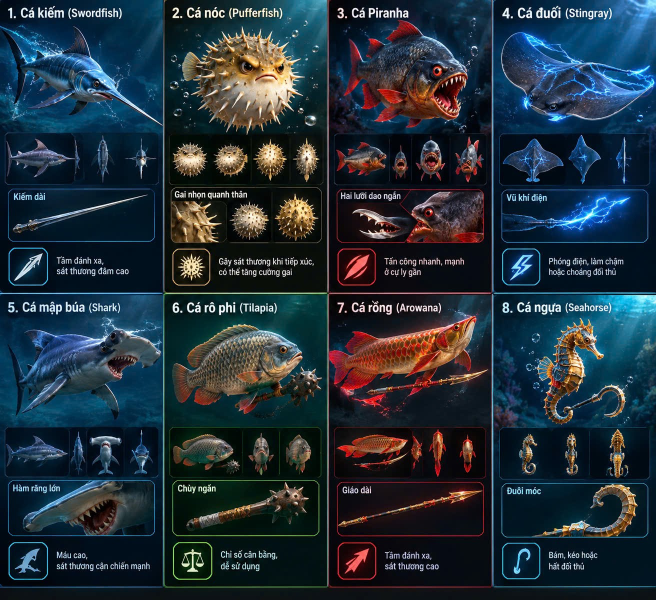
#> input picture assets/concept-characters.jpg, 1312 x 1199 px (shown at 1/2 size)
$ python -i extract_characters.py   (imports and definitions only)
#> lines starting #> are read from the running program, lines starting #| are printed output that depends on the picture; after the words box and inside, x2 and y2 are one past the last pixel; in counts of white or black regions, pixels touching at a corner belong together
#> further down, picture is the input picture: PIL image 1312x1199 RGB; mean R, G, B 34.4, 48.5, 58.6
"""
Cắt nhân vật & vũ khí từ ảnh concept (bảng 8 loài cá) và tách nền bằng rembg.

Dùng:  python tools/extract_characters.py <đường-dẫn-ảnh-concept>
Kết quả: public/art/fish/<loài>.png   (giữ nguyên vũ khí cầm tay — dùng cho thẻ/cut-in)
         public/art/fish/<loài>_battle.png (đã xóa vũ khí cầm tay — dùng trong trận, vũ khí xoay riêng)
         public/art/weapons/<loại>.png (đã xoay nằm ngang, mũi hướng sang phải)
Cần: pip install "rembg[cpu]" pillow numpy
"""
import os
import sys

import numpy as np
from PIL import Image, ImageDraw, ImageFilter

# [2 lines not run here, left out]
from rembg import new_session, remove  # noqa: E402

ROOT = os.path.join(os.path.dirname(__file__), '..')
OUT_FISH = os.path.join(ROOT, 'public', 'art', 'fish')
OUT_WEAPON = os.path.join(ROOT, 'public', 'art', 'weapons')

# vùng ảnh lớn của từng loài trên bảng concept 1312×1199
FISH = {
    'swordfish': (0, 42, 328, 262),
    'pufferfish': (330, 40, 655, 268),
    'piranha': (658, 40, 985, 268),
    'stingray': (988, 40, 1312, 262),
    'shark': (0, 628, 328, 860),
    'tilapia': (330, 640, 655, 862),
    'arowana': (658, 640, 985, 855),
    'seahorse': (988, 640, 1312, 875),
}

# vùng đuôi/vây tối màu mà rembg hay bỏ sót (tọa độ trên bảng concept) → khôi phục bằng GrabCut
TAILS = {
    # ('grab', hình chữ nhật): GrabCut tự tách; ('poly', đa giác): đường viền vẽ tay theo ảnh gốc
    'swordfish': [('poly', [(3, 57), (14, 62), (26, 74), (36, 90), (42, 104), (50, 116), (58, 124), (60, 150), (50, 158),
                            (46, 180), (40, 200), (30, 210), (33, 195), (36, 175), (37, 150), (35, 130), (28, 110), (20, 92), (12, 76)])],
    'pufferfish': [('grab', (358, 96, 412, 170))],
    'piranha': [
        ('poly', [(699, 78), (704, 82), (712, 92), (718, 104), (724, 118), (730, 126), (734, 140), (730, 158), (726, 162),
                  (720, 170), (710, 182), (700, 192), (688, 191), (692, 180), (700, 165), (708, 150), (712, 135), (708, 118),
                  (702, 100), (698, 88)]),
        ('poly', [(724, 166), (735, 165), (746, 178), (752, 195), (748, 210), (740, 213), (724, 215), (726, 200), (722, 185)]),
        ('poly', [(754, 178), (790, 180), (790, 206), (770, 205), (760, 195)]),
    ],
    # đuôi roi của cá đuối không có trong ảnh → vẽ thêm (nằm dưới thân): gốc, điểm uốn, ngọn, độ dày gốc
    'stingray': [('paint', ((1158, 142), (1222, 116), (1292, 58), 8))],
    'shark': [('poly', [(16, 688), (22, 692), (30, 705), (38, 722), (44, 738), (52, 750), (56, 762), (50, 772), (42, 790),
                        (38, 810), (34, 830), (31, 833), (30, 825), (32, 800), (34, 780), (36, 765), (32, 745), (26, 725), (20, 705)])],
}

# vùng vũ khí cầm tay cần xóa ở bản dùng trong trận (tọa độ trong ảnh đã cắt, đa giác)
ERASE = {
    'tilapia': [[(150, 150), (325, 95), (325, 222), (150, 222)]],
    'arowana': [[(60, 185), (327, 105), (327, 140), (85, 215), (60, 215)]],
    'seahorse': [
        [(159, 171), (204, 145), (212, 160), (165, 188)],  # cán móc
        [(200, 120), (280, 120), (280, 205), (200, 205)],  # lưỡi móc cong
        [(64, 122), (92, 122), (92, 152), (64, 152)],  # bọt nước dính vây lưng
        [(48, 86), (82, 86), (82, 122), (48, 122)],
        [(152, 176), (163, 168), (168, 186), (156, 193)],  # đầu cán móc chạm đuôi
    ],
}

# ô vũ khí: (vùng cắt, các hình chữ nhật cần bỏ — chữ tiêu đề/viền ô, cách tách)
WEAPONS = {
    'sword': ((20, 396, 310, 480), [(0, 0, 95, 22)], 'color'),
    'blades': ((686, 402, 828, 480), [], 'color'),
    'electric': ((4, 0, 0, 0), [], 'color'),  # thay bên dưới
    'jaws': ((20, 987, 312, 1068), [], 'ai-solid'),
    'mace': ((347, 990, 643, 1066), [(0, 0, 90, 14)], 'color-dark'),
    'spear': ((678, 989, 963, 1058), [(0, 0, 76, 14)], 'color'),
    'hook': ((1063, 975, 1291, 1071), [], 'color-keep'),  # giữ hướng gốc (cán nằm ngang, móc cong lên)
}
WEAPONS['electric'] = ((1004, 402, 1298, 480), [(0, 0, 100, 18)], 'color')


# [31 lines left out: functions seg_by_color, trim, not called in this run]


def clean_alpha(img, cut=70, keep=0.04, solid=True):
    """Bỏ vùng bán trong suốt (bóng mờ, vệt sáng), bỏ đốm lẻ (bọt nước) — chỉ giữ các khối lớn."""
#> called with cut = 70, keep = 0.04, solid = True
    from scipy import ndimage

    a = np.array(img.split()[-1]).astype(np.float32)
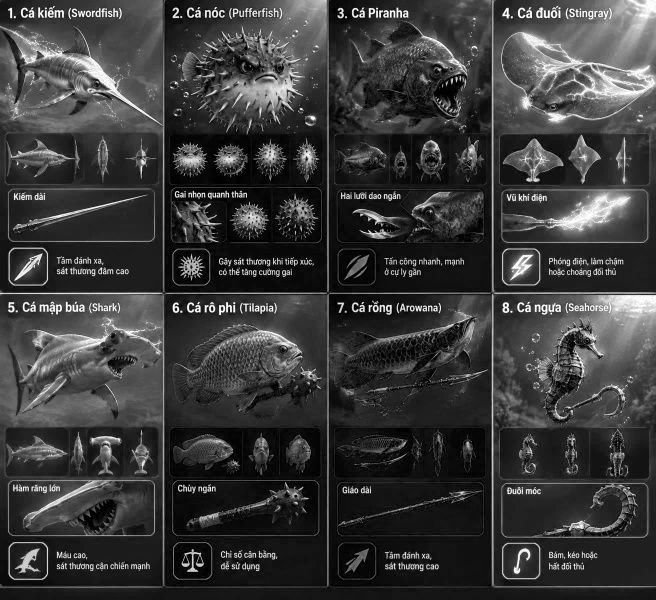
#> a: shape (1199, 1312) float32 (shown at 1/2 size); min 0, max 255, mean 58.6
    a[a < cut] = 0
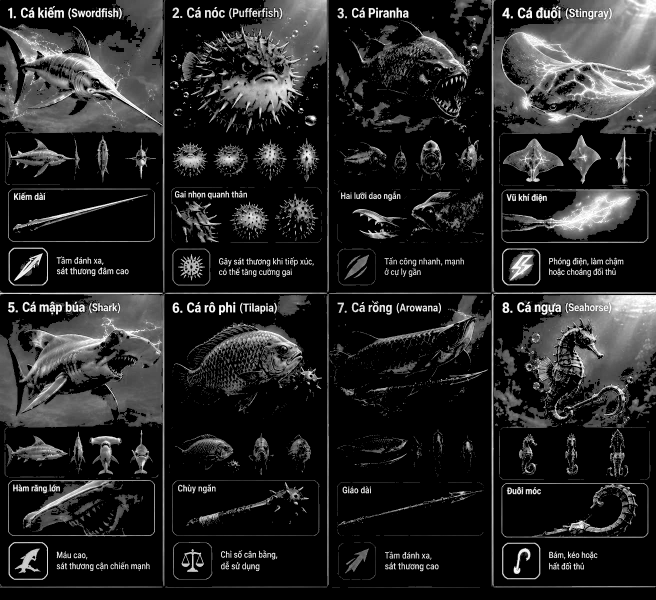
#> a: shape (1199, 1312) float32 (shown at 1/2 size); min 0, max 255, mean 37.4
    lab, n = ndimage.label(a > 0)
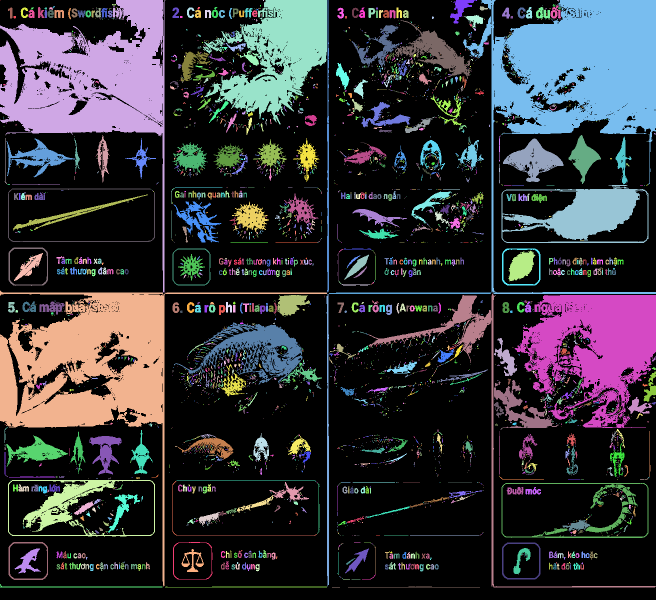
#> lab: shape (1199, 1312) int32 (shown at 1/2 size); 4478 distinct labels, from 0 to 4477; one colour per label, 0 black
#> n = 4477
    if n > 1:
        sizes = ndimage.sum(np.ones_like(a), lab, range(1, n + 1))
#> sizes = 4477 values, max 75751 at index 7, min 1 at index 0, mean 108.1
        big = sizes.max()
#> big = 75751
        for i, sz in enumerate(sizes, start=1):
            if sz < big * keep:
                a[lab == i] = 0
#> this loop made 4477 passes
#> sz on passes 1 to 3: 1, 62876, 1
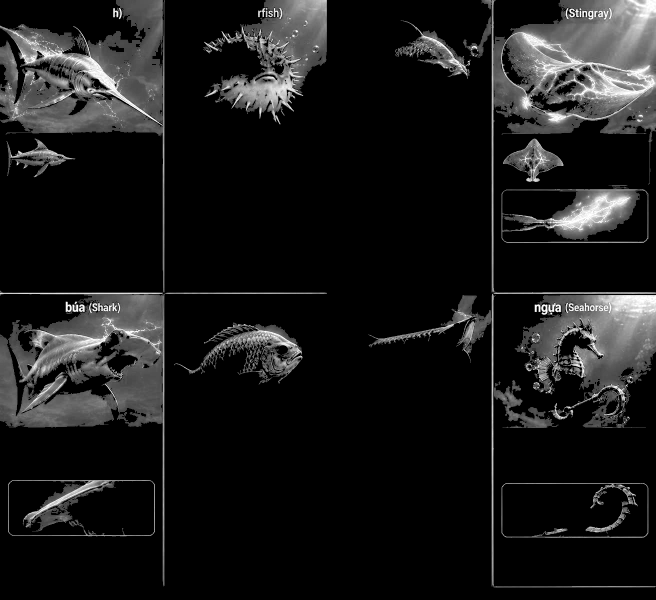
#> a: shape (1199, 1312) float32 (shown at 1/2 size); 8.94% of pixels changed, all inside (x1, y1, x2, y2) = (0, 0, 1312, 1175)
    if solid:
        # thân cá phải đặc: lấp lỗ và làm đục phần bên trong (rembg hay để bụng/vây bán trong suốt)
        inner = ndimage.binary_erosion(ndimage.binary_fill_holes(a > 50), iterations=3)
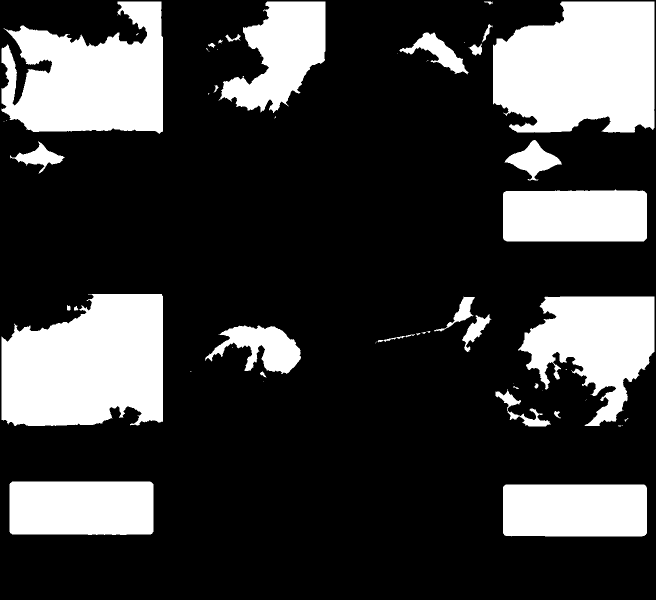
#> inner: shape (1199, 1312) bool (shown at 1/2 size); 24.5% white; 59 white regions (28 under 20 px), largest, box (x1, y1, x2, y2) and area: (986, 3, 1309, 265) 71679, (3, 588, 326, 852) 70999, (3, 3, 326, 268) 59651
        a = np.maximum(a, inner * 255.0)
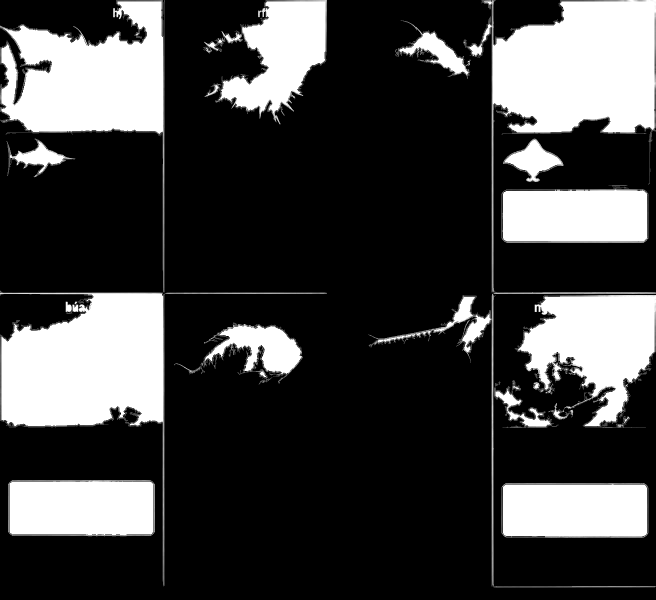
#> a: shape (1199, 1312) float64 (shown at 1/2 size); min 0, max 255, mean 66.5
    out = img.copy()
    out.putalpha(Image.fromarray(a.astype(np.uint8)).filter(ImageFilter.GaussianBlur(0.6)))
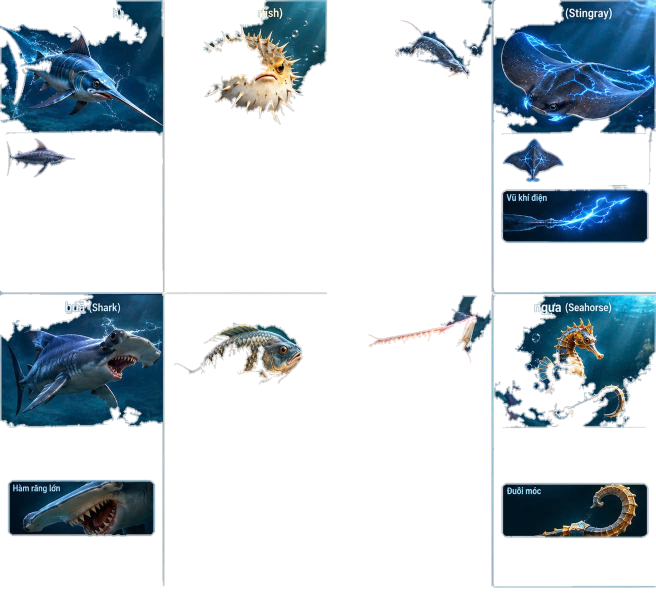
#> out: PIL image 1312x1199 RGBA (shown at 1/2 size); mean R, G, B, A 34.4, 48.5, 58.6, 66.5; transparent parts drawn white
    return out


# [129 lines left out: functions recover_tails, paint_tail, principal_angle, main, not called in this run]


# [2 lines not run here, left out]

>>> from PIL import Image
>>> picture = Image.open('../assets/concept-characters.jpg')
>>> result = clean_alpha(picture)
